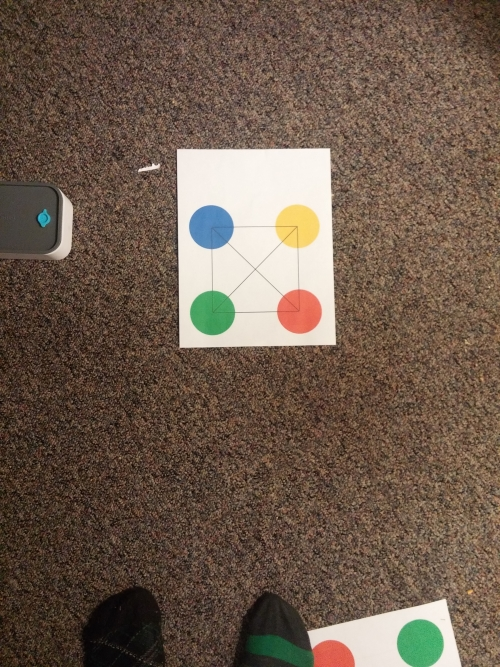
#> input picture cv_tracker/img/2015-11-27 18.04.34.jpg, 500 x 667 px, given in place of the camera
$ python pytrack.py   (Python 2 division)   (older library calls are emulated)
#> lines starting #> are read from the running program, lines starting #| are printed output that depends on the picture
#!/usr/bin/env python
# -*- coding: utf-8 -*-

import cv2, math
import numpy as np

class ColourTracker:
  def __init__(self):

    #Open Camera for video capture
    cv2.namedWindow("cv_tracker", cv2.CV_WINDOW_AUTOSIZE)
    self.capture = cv2.VideoCapture(0)
    self.scale_down = 4

  def run(self):
    while True:
      f, orig_img = self.capture.read()
#> orig_img is the input picture: shape (667, 500, 3); mean B, G, R 77, 91.4, 109.8
      orig_img = cv2.flip(orig_img, 1)
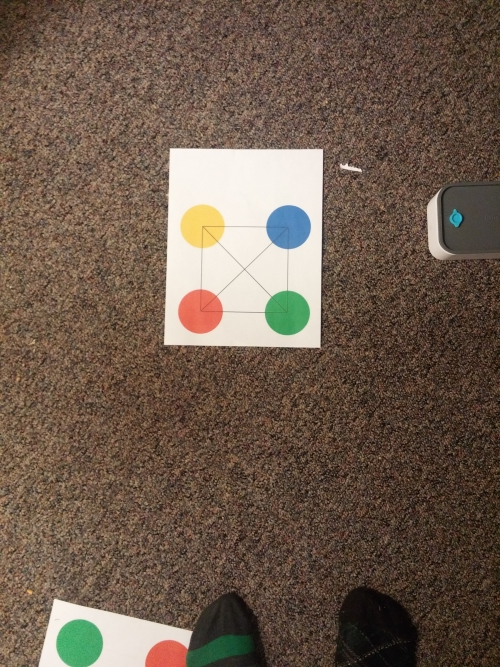
#> orig_img: shape (667, 500, 3); mean B, G, R 77, 91.4, 109.8

      #Convert to HSV mode
      img = cv2.GaussianBlur(orig_img, (5,5), 0)
      img = cv2.cvtColor(orig_img, cv2.COLOR_BGR2HSV)
#> img: shape (667, 500, 3); mean H, S, V 14.7, 92.4, 111.5

      #Resize image frame
      img = cv2.resize(img, (len(orig_img[0]) / self.scale_down, len(orig_img) / self.scale_down))
#> img: shape (166, 125, 3); mean H, S, V 14.6, 92.2, 111.4

      #Set boundary values
      red_lower = np.array([0,200,117],np.uint8)
      red_upper = np.array([6,255,200],np.uint8)
      red_binary = cv2.inRange(img, red_lower, red_upper)
#> red_binary: shape (166, 125); every value is 0

      #Dilate
      dilation = np.ones((15, 15), "uint8")
      red_binary = cv2.dilate(red_binary, dilation)


      contours, hierarchy = cv2.findContours(red_binary, cv2.RETR_LIST, cv2.CHAIN_APPROX_SIMPLE)
#> contours = []

      max_area = 0
      largest_contour = None
      for idx, contour in enumerate(contours):
        area = cv2.contourArea(contour)
        if area > max_area:
          max_area = area
          largest_contour = contour
#> this loop made 0 passes
#> after the loop, max_area = 0

      if not largest_contour == None:
        moment = cv2.moments(largest_contour)
        if moment["m00"] > 1000 / self.scale_down:
          rect = cv2.minAreaRect(largest_contour)
          rect = ((rect[0][0] * self.scale_down, rect[0][1] * self.scale_down), (rect[1][0] * self.scale_down, rect[1][1] * self.scale_down), rect[2])
          box = cv2.cv.BoxPoints(rect)
          box = np.int0(box)
          cv2.drawContours(orig_img,[box], 0, (0, 0, 255), 2)

          cv2.imshow("ColourTrackerWindow", orig_img)

          if cv2.waitKey(20) == 27:
            cv2.destroyWindow("ColourTrackerWindow")
            self.capture.release()
            break

if __name__ == "__main__":
  colour_tracker = ColourTracker()
  colour_tracker.run()
